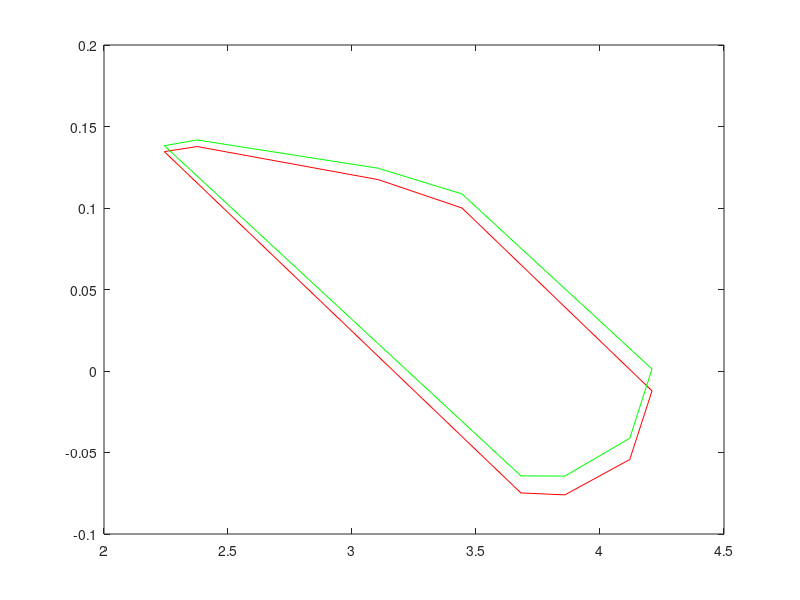

Recreate this plot in MATLAB.
aearth=6378.1363;
FLAT=3.3528131778969144e-3;

egg_lon=229.8908
egg_lat=87.1406

xlon=[ 3.8584    3.6810    2.2433    2.3756    3.1061    3.4435 4.2097 4.1200    3.8584];
ylat=[-0.0760   -0.0748    0.1346    0.1377    0.1174    0.1000 -0.0122 -0.0543   -0.0760];

    r=(1.0-FLAT*(sin(egg_lat*pi/180)^2))*aearth;
    r2=r*cos((egg_lat+ylat)*pi/180);
    xrel=r2.*sin(xlon*pi/180);
    yrel=r*sin(ylat*pi/180)+(1-cos(xlon*pi/180))*sin(egg_lat*pi/180).*r2;

    r2x=r*cos((egg_lat+ylat)*pi/180);
    dlon=asin(xrel./r2x);
    dlat=asin((yrel-(1-cos(dlon))*sin(egg_lat).*r2x)/r);
    xxlon=dlon*180/pi;
    yylat=dlat*180/pi;

[xlon-xxlon; ylat-yylat]

figure(1)
plot(xlon,ylat,'r');
hold on
plot(xxlon,yylat,'g')
hold off
